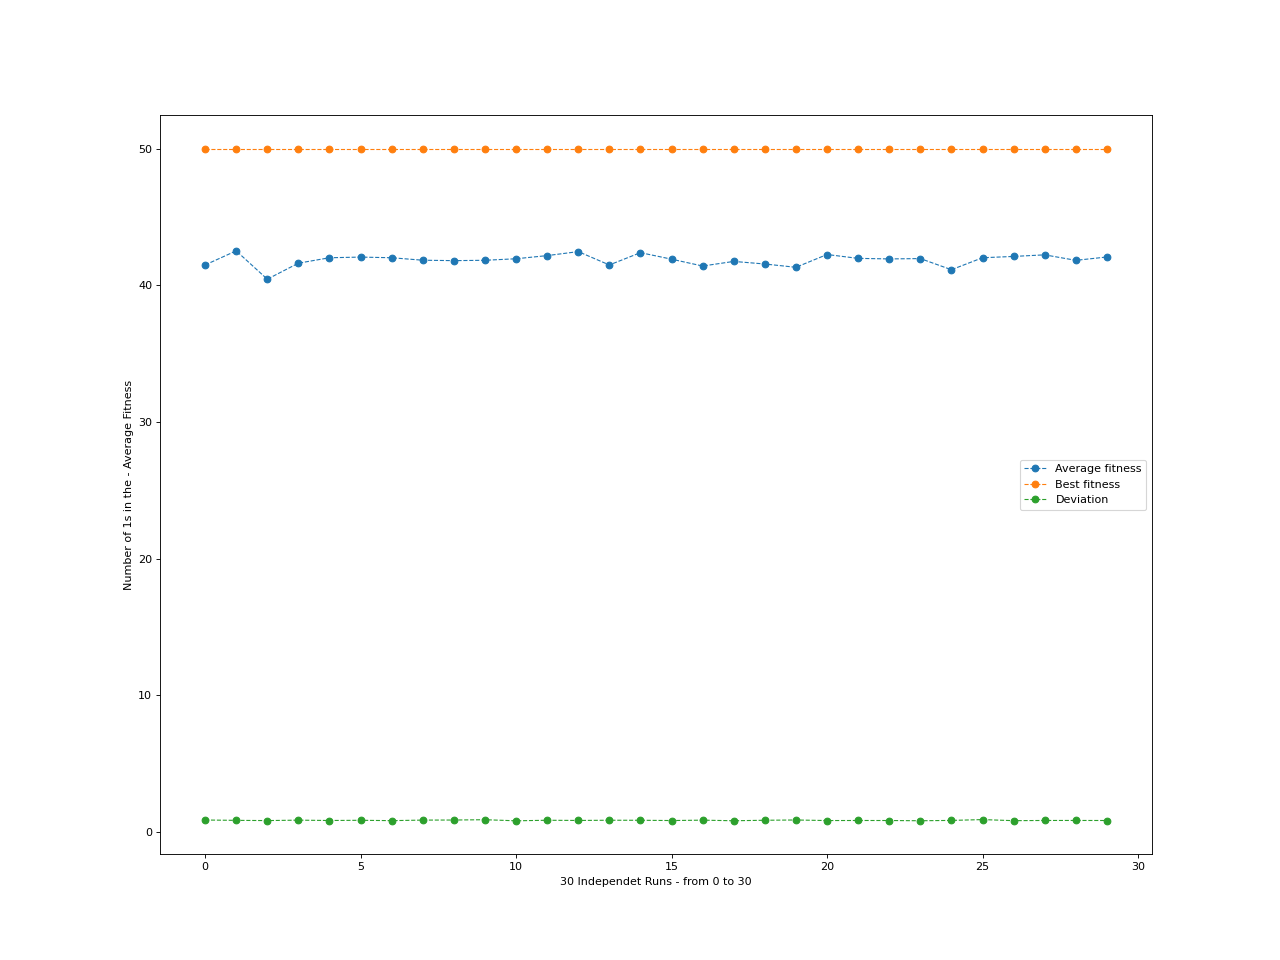

Write the Python code that produced this figure.
# -*- coding: utf-8 -*-
"""genetic_algorithm_v11_running_for_100bits_0_25mutationrate_10populationsize_0_5eliteindividuals_0_5touranmentselection.ipynb

Automatically generated by Colaboratory.

Original file is located at
    https://colab.research.google.com/drive/1VfJZ00jAwmNudOGpMquCg7QT2Er4pfe2

- Given a randomly generated bit string of length 100, create a genetic algorithm that 
through mutation tries to obtain a string containing only 1s, i.e., 111111...111111. 
- Implement a fitness function that rewards strings containing more 1s, e.g., a counter. 
- Decide initial values for the following parameters and implementation choices for your 
algorithm: population size, mutation rate, selection/reproduction criteria, number of 
generations. 
- Execute  your  algorithm  for  at  least  30  independent  runs  and  collect  statistics. 
Generate fitness plots over the generations for your statistics (best, avg, deviation)      
- Systematically  change  your  parameters  (population  size,  mutation  rate)  and/or 
choices for selection/reproduction criteria. Does your algorithm still converge to the 
global optima? Does it need more or less generations to converge?  
- Try to change the length of the randomly generated string to 10 bits and 1000 bits (or 
more). What do you observe? 
- Discuss and explain your results.

V2:
1. We have added additional roulette wheel selection criteria
2. We have added single point crossover.

# Task 6: Try to change the length of the randomly generated string to 10 bits and 1000 bits (or more). What do you observe?

# **Separate Notebook! ⚠**
"""

import logging

print("Program is running....")
print("Logging to file logs.log.....")
logging.basicConfig(filename='logs.log', filemode='w', format='%(name)s - %(levelname)s - %(message)s')
logger=logging.getLogger()
logger.setLevel(logging.INFO) 
logger.addHandler(logging.StreamHandler())




population_size = 10
mutation_rate_val = 0.5
# target_individual = [1,1,1,1,1,1,1,1,1,1,1,1,1,1,1,1,1,1,1,1,1,1,1,1,1,1,1,1,1,1,1,1,1,1,1,1,1,1,1,1,1,1,1,1,1,1,1,1,1,1,1,1,1,1,1,1,1,1,1,1,1,1,1,1,1,1,1,1,1,1,1,1,1,1,1,1,1,1,1,1,1,1,1,1,1,1,1,1,1,1,1,1,1,1,1,1,1,1,1,1]
target_individual = [1,1,1,1,1,1,1,1,1,1,1,1,1,1,1,1,1,1,1,1,1,1,1,1,1,1,1,1,1,1,1,1,1,1,1,1,1,1,1,1,1,1,1,1,1,1,1,1,1,1]
if(int(0.5 * population_size) ) >= 1:
  elite_individuals = int(0.5 * population_size)
else:
  elite_individuals = 1

if(int(0.5 * population_size) ) >= 1:
  tournament_selection_size = int(0.5 * population_size)
else:
  tournament_selection_size = 1

if(int(0.5 * len(target_individual)) ) >= 1:
  crossover_point =  int(0.5 * len(target_individual))
else:
  crossover_point = 1
 
# Individuals contains array of genes and fitness of the chromosome
# Genes are generated randomly.
# Fitness is based on the ability to determine whether the genes at the specific
#  index match with the target chromosome's genetic at the same index.
import random

class Individual:
  def __init__(self):
    self._genes = []
    self._fitness = 0
    i = 0
    while i < target_individual.__len__():
      if random.random() >= 0.5:
        self._genes.append(1)
      else:
        self._genes.append(0)
      i += 1
    
  def get_genes(self):
    return self._genes
  
  def get_fitness(self):
    self._fitness = 0
    for i in range(self._genes.__len__()):
      if self._genes[i] == target_individual[i]:
        self._fitness += 1
    return self._fitness
  
  def __str__(self):
    return self._genes.__str__()

# Population is the list of individuals.

class Population:
  def __init__(self, size):
    self._individuals = []
    for _ in range(0, size):
      self._individuals.append(Individual())
  
  def get_individuals(self):
    return self._individuals

from statistics import mean, stdev

def _print_population(pop, gen_number):
  logging.info("------------------------------------------------------")
  logging.info("GENERATION Number : ")
  logging.info(gen_number)
  logging.info("BEST Individual FITNESS : ")
  logging.info(pop.get_individuals()[0].get_fitness() )
  logging.info("TARGET Individuals : ")
  logging.info(target_individual)
  logging.info("BEST Individuals : ")
  logging.info(pop.get_individuals()[0])
  
  i = 0 
  fitness_list = []
  for x in pop.get_individuals():
    # print("Individual #", i, " : ", x, " | Fitness: ", x.get_fitness())
    i += 1
    fitness_list.append(x.get_fitness())
  # print("Best Fitness : ",pop.get_individuals()[0].get_fitness() )
  meann = mean(fitness_list)
  st_deviation = stdev(fitness_list)
  # print("Average Fitness : ", meann)
  # print("standard deviation of fitness : ", st_deviation)
  
  return (meann, st_deviation)

class GeneticAlgorithm:
  @staticmethod
  def evolve(population, selection_criteria, crossover_type, mutation_rate):
    crossover_pop = GeneticAlgorithm._crossover_population(population, selection_criteria, crossover_type)

    return GeneticAlgorithm._mutate_population(crossover_pop, mutation_rate)
  

  # mutating and returning the population
  @staticmethod
  def _mutate_population(pop, mutation_rate):
    for i in range(elite_individuals):
      GeneticAlgorithm._mutate_individual(pop.get_individuals()[i], mutation_rate)
    return pop

# one elite individual and rest(7) are crossover.
  @staticmethod
  def _crossover_population(pop, selection_criteria, crossover_type):

    # empty population
    crossover_pop = Population(0)
    
    # elite_individuals = 1
    # get one individual from population
    logging.info("Elite population : ")
    logging.info(elite_individuals)
    logging.info("len of pop indi : ")
    logging.info(len(pop.get_individuals()))
    for i in range(elite_individuals):
      # print("here : ", i)
      # print("individual : ", pop.get_individuals()[i])
      crossover_pop.get_individuals().append(pop.get_individuals()[i])
    # print("another here")
    i = elite_individuals
    while i < population_size:
      # Get individuals(sorted by fitness) on the basis of tournament_selection_size
      # and the individual with the highest fitness are selected for individual 1
      # and individual2

      if(selection_criteria == "TOURNAMENT"):
        individual1 = GeneticAlgorithm._select_tournament_population(pop).get_individuals()[0]
        individual2 = GeneticAlgorithm._select_tournament_population(pop).get_individuals()[0]

      else:
        # Roulette wheel
        individual1 = GeneticAlgorithm._select_roulette_wheel(pop).get_individuals()[0]
        individual2 = GeneticAlgorithm._select_roulette_wheel(pop).get_individuals()[0]


      if(crossover_type == "UNIFORM"): 
        crossover_pop.get_individuals().append(GeneticAlgorithm._crossover_individuals_uniform(individual1, individual2))
      else:
        crossover_pop.get_individuals().append(GeneticAlgorithm._crossover_individuals_using_single_point_crossover(individual1, individual2))

      i += 1
    
    return crossover_pop


  # uniform crossover
  @staticmethod
  def _crossover_individuals_uniform(individual1, individual2):
    crossover_indv = Individual()
    for i in range(target_individual.__len__()):
      if random.random() >= 0.5:
        crossover_indv.get_genes()[i] = individual1.get_genes()[i]
      else:
        crossover_indv.get_genes()[i] = individual2.get_genes()[i]
    return crossover_indv

# Single point cross over
  @staticmethod
  def _crossover_individuals_using_single_point_crossover(individual1, individual2):
    crossover_indv = Individual()
    for i in range(target_individual.__len__()):
      if i <= crossover_point:
        crossover_indv.get_genes()[i] = individual1.get_genes()[i]
      else:
        crossover_indv.get_genes()[i] = individual2.get_genes()[i]
    return crossover_indv


# mutation_rate = 0.25
# the rate should be less in value, this is for the test purpose
# mutation is a background operator whose is used to prevent the algorithm from 
# prematurely converging to a suboptimal solution

# mutating the individual
  @staticmethod
  def _mutate_individual(individual, mutation_rate):
    for i in range(target_individual.__len__()):

      if random.random() < mutation_rate:
        if random.random() < 0.5:
          individual.get_genes()[i] = 1
        else:
          individual.get_genes()[i] = 0

  
# tournament_selection_size = 4
# return randomly select 4 individuals from the population after 
# sorting them by fitness
  @staticmethod
  def _select_tournament_population(pop):
    # empty population
    tournament_pop = Population(0)
    i = 0

    # randomly select four sets of individual
    while i < tournament_selection_size:
      tournament_pop.get_individuals().append(pop.get_individuals()[random.randrange(0, population_size)])
      i += 1
    
    # sort by descending order 
    tournament_pop.get_individuals().sort(key=lambda x: x.get_fitness(), reverse = True)
    return tournament_pop


  @staticmethod
  def _select_roulette_wheel(pop):
    population = Population(0)
    roulette_wheel_result = -1
    total_sum = 0
    total_sum = sum([(total_sum + c.get_fitness()) for c in pop.get_individuals()])
    random_num = random.randrange(0,total_sum)
    partial_sum = 0
    for c in pop.get_individuals():
      partial_sum += c.get_fitness()
      if(partial_sum >= random_num):
        population.get_individuals().append(c)
        break;
    return population;
iterations = 30
def multiple_run_ga(selection_criteria, crossover_type= "SINGLE_POINT", individual_numbers = population_size, mutation_rate = mutation_rate_val):
  each_run_average = []
  each_run_stdev = []
  each_run_generation = []


  for i in range(iterations):
    # print("ITERATION NUMBER",str(i))
    generations_average_for_a_run = [] 
    generations_stdev_for_a_run = []
    population = Population(individual_numbers)
    population.get_individuals().sort(key=lambda x: x.get_fitness(), reverse= True)
    stats = _print_population(population, 0)
    generations_average_for_a_run.append(stats[0])
    generations_stdev_for_a_run.append(stats[1])
    generation_number = 1
    

    while population.get_individuals()[0].get_fitness() < target_individual.__len__():
      population = GeneticAlgorithm.evolve(population, selection_criteria, crossover_type, mutation_rate)
      population.get_individuals().sort(key=lambda x: x.get_fitness(), reverse= True)
      logging.info("ITERATION NUMBER : "+ str(i))
      stats = _print_population(population, generation_number)
      generations_average_for_a_run.append(stats[0])
      generations_stdev_for_a_run.append(stats[1])
      generation_number += 1

    logging.info("generations_average_for_a_run : "+ str(generations_average_for_a_run) )
    each_run_average.append(mean(generations_average_for_a_run))
    logging.info("STANDARD DEVIATION : "+ str(each_run_stdev))
    if len(generations_stdev_for_a_run) > 1:
      each_run_stdev.append(stdev(generations_stdev_for_a_run))
    else:
      each_run_stdev.append(generations_stdev_for_a_run[0])
    each_run_generation.append(generation_number)
  logging.info("Average of all run : ")
  logging.info(each_run_average)
  logging.info("standard deviation of all run : ")
  logging.info(each_run_stdev)
  logging.info("GENERATION OF ALL RUN : ")
  logging.info(each_run_generation)
  logging.info("-----------------------------------------------------")
  return (each_run_average, each_run_stdev, each_run_generation)


from datetime import datetime

timestamp1 = datetime.now()
result = multiple_run_ga("TOURNAMENT", "SINGLE_POINT", population_size, mutation_rate_val)
timestamp2 = datetime.now()

time_difference = timestamp2 - timestamp1
logging.info("TOTAL TIME TAKEN IN SECOND TO RUN THE WHOLE PROGRAM : "+ str(int(round(time_difference.total_seconds()))))

# Result mt01 vs result mt09
import matplotlib.pyplot as plt

import numpy as np # just used for ones
from matplotlib.pyplot import figure

figure(figsize=(16, 12), dpi=80)
# y = [0,1,2,3,4,5,6,7,8,9,10]
length_bits = len(target_individual)
# y = list(range(length_bits))

best_plot = list(np.ones(30)*length_bits)

# Average Fitness with different mutation rate
plt.plot(result[0], 'o--', label='Average fitness',linewidth=1)


# Best Fitness
plt.plot(best_plot, 'o--', label='Best fitness',linewidth=1)

# Deviation with different mutation rate

plt.plot(result[1], 'o--', label='Deviation',linewidth=1)



plt.xlabel("30 Independet Runs - from 0 to 30")
plt.ylabel("Number of 1s in the - Average Fitness")

plt.legend()
plt.savefig("genetic_algorithm_v15_running_for_40bits_0_50mutationrate_10populationsize_0_5eliteindividuals_0_5touranmentselection.png")
plt.show()

logging.info("Number of Generations for 30 runs as array for mutation rate 0.1: ")
logging.info(result[2])
print("finished")
